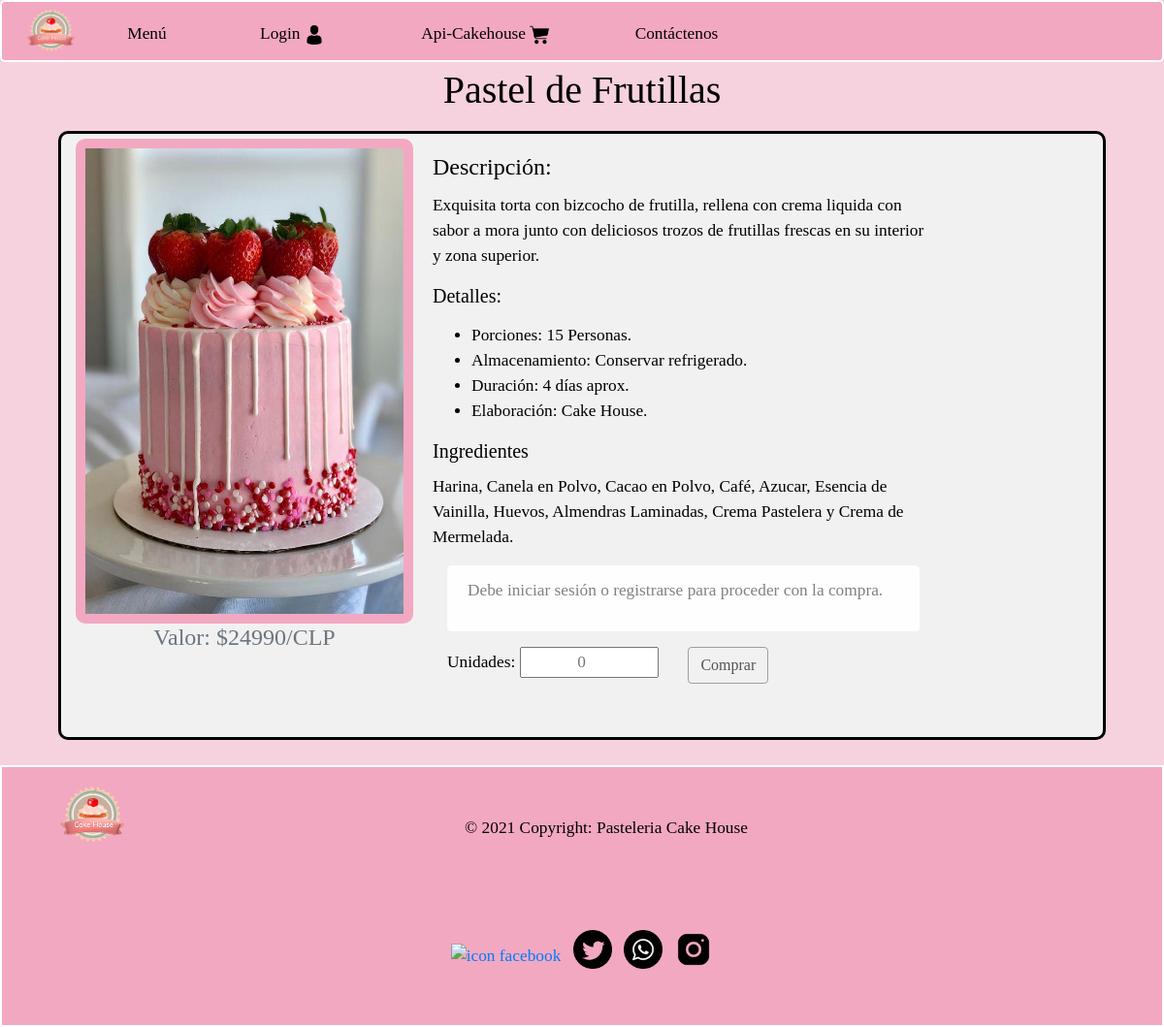
The app's page /pasteleria/3 with its own data.
### pasteleria/models.py (models this page shows, shortened)
class Producto(models.Model):
    nombre_producto = models.CharField(max_length=200)
    cantidad = models.IntegerField(default=0)
    precio = models.IntegerField(default=0)
    descripcion = models.CharField(max_length=200)

### pasteleria/views.py (the view)
# urls.py: path('<int:producto_id>', views.producto, name='producto'),
def producto(request,producto_id):
    if request.user.is_authenticated:
        p = Producto.objects.get(id=producto_id)
        context = {'producto':p,'sesion':'Cerrar sesión'}
        return render(request,'pasteleria/producto.html',context)
    else:
        p = Producto.objects.get(id=producto_id)
        context = {'producto':p,'mensaje_prod':'Debe iniciar sesión o registrarse para proceder con la compra.'}
        return render(request,'pasteleria/producto.html',context)

### pasteleria/templates/pasteleria/producto.html (shortened to what this page needs)
{% load static %}
<!doctype html>
<html lang="en">
<head>
    <link rel="stylesheet" type="text/css" href="{% static 'pasteleria/css/bootstrap.min.css' %}">
    <link rel="stylesheet" type="text/css" href="{% static 'pasteleria/css/style_producto.css' %}">
</head>
<body>
    <header>
        <div class="m-t-menu container-fluid">
          <div class="row">
            <div class="col-sm-1">
              <img src="{% static 'pasteleria/img/logo.png' %}" alt="Logo cake house" width="60">
            </div>
            <div class="menu col-sm-1">
              <a class="letra-menu" href="{% url 'pasteleria:menu' %}">Menú</a>
            </div>
            <div class="menu col-sm-2">
                {% if sesion %}
                <a class="letra-menu" href="{% url 'pasteleria:cerrar_sesion' %}">{{sesion}}
                  {% else %}
                  <a class="letra-menu" href="{% url 'pasteleria:iniciar_sesion' %}">Login
                    {%endif%}
                  </a> <img class="img-r" src="{% static 'pasteleria/img/man-user.png'%}" alt=""></a>
            </div>
            <div class="menu col-sm-2">
                <a class="letra-menu" href="http://localhost:8000/api/">Api-Cakehouse <img class="img-c"
                    src="{% static 'pasteleria/img/carrito.png'%}" alt=""></a>
            </div>
            <div class="menu col-sm-2">
              <a class="letra-menu" href="#">Contáctenos <img class="img-con" src="{% static 'pasteleria/img/contacto.png' %}" alt=""></a>
            </div>
            <h5 class=" menu card-title col-sm-2" id="dolar" class="card-text" style="float: right; "></h5>
            <h5 class=" menu card-title col-sm-2" id="euro" class="card-text" style="float: right; "></h5>
          </div>
        </div>
      </header>
{% if producto %}
  <div id="titulo" class="container-fluid">
    <h1>{{producto.nombre_producto}}</h1>
  </div>
  <main>
    <div id="producto" class="card mb-3 container">
        <div class="row no-gutters">
          <div class="col-md-4">
            {% if producto.id == 3%}
            <img id="imagen" src="{% static 'pasteleria/img/pastel_frutilla.jpeg' %}" class="card-img" alt="Pastel chocolate">
            {% endif %}
            <h4 id="valor" class="text-muted">Valor: ${{producto.precio}}/CLP</h4>
          </div>
          <div class="col-md-8">
            <div class="card-body">
              <h4 class="card-title">Descripción:</h4>
              <p class="card-text">{{producto.descripcion}}</p>
              <h5 class="card-title">Detalles:</h5>
              <p class="card-text">
              <ul>
                <li>Porciones: 15 Personas.</li>
                <li>Almacenamiento: Conservar refrigerado.</li>
                <li>Duración: 4 días aprox.</li>
                <li>Elaboración: Cake House.</li>
              </ul>
              </p>
              <h5 class="card-title">Ingredientes</h5>
              <p class="card-text">Harina, Canela en Polvo, Cacao en Polvo, Café, Azucar, Esencia de Vainilla, Huevos,
                Almendras Laminadas, Crema Pastelera y Crema de Mermelada.
              </p>
              <form action="{% url 'pasteleria:pago' producto.id %}" method="POST" class="container" id="pastel" onsubmit="return unidad()">
                {% if mensaje_prod or mensaje %}
                <div id="alerta" class="alert alert-light" role="alert">
                  <p> {{mensaje_prod}}</p>
                </div>
                {% endif %}
                <div class="form-row">
                  <div class="form-group col-sm-6">
                    <label for="und">Unidades:</label>
                    <input type="number" id="und" name="und" placeholder="0">
                  </div>
                  {% if mensaje_prod %}
                  <div class="form-group col-sm-6">
                    <button id="comprar" type="submit" class="btn btn-outline-secondary" disabled>Comprar</button>
                  </div>
                  {% else %}
                  <div class="form-group col-sm-6">
                    <button id="comprar" type="submit" class="btn btn-outline-secondary">Comprar</button>
                  </div>
                </div>
                {% endif %}
              </form>
            </div>
          </div>
        </div>
      </div>
  </main>
{% endif %}
    <footer class="page-footer font-small">
      <div class="container">
        <ul class="list-unstyled list-inline text-right text-center">
          <img id="logo-footer" src="{% static 'pasteleria/img/logo.png' %}" alt="icon logo">
          <div class="footer-copyright text-center">
            <a id="letra" href="#"><p>© 2021 Copyright: Pasteleria Cake House</p></a>
          </div>
          <li class="list-inline-item">
            <a class="btn-floating btn-fb col-sm-1">
              <p><img class="img-face" src="{% static 'pasteleria/img/incon_face.png' %}" alt="icon facebook"></p>
            </a>
          </li>
          <li class="list-inline-item">
            <a class="btn-floating btn-tw mx-1">
              <p><img class="img-twitter" src="{% static 'pasteleria/img/icon_twitter.png' %}" alt="icon twitter"></p>
            </a>
          </li>
          <li class="list-inline-item">
            <a class="btn-floating btn-gplus mx-1">
              <p><img class="img-wha" src="{% static 'pasteleria/img/icon_wha.png' %}" alt="icon whatsapp"></p>
            </a>
          </li>
          <li class="list-inline-item">
            <a class="btn-floating btn-li mx-1">
              <p><img class="img-ig" src="{% static 'pasteleria/img/icon_ig.png' %}" alt="icon instagram"></p>
            </a>
          </li>
        </ul>
      </div>
    </footer>
</body>
</html

### pasteleria/static/pasteleria/css/style_producto.css (style rules this page uses)
body { font-family: 'New Tegomin'; font-size: 13pt; padding-top: 0%; margin-top: 0%; pad: 0; margin: 0%; background-color: #f6d1de ; }
main { max-width: 1100px; width: 100%; margin: auto; padding: 10px; }
.m-t-menu { text-align: center; background:#f3a8c2; border: 2px solid white; border-radius: 5px; }
.menu { margin-top: 20px; text-align: center; }
.img-r { height: 20px; }
.img-c { height: 20px; }
.letra-menu { color: #000; }
#titulo { margin-top: 5px; border-radius: 10px; text-align: center; background-color: #f6d1de; color: #000; }
#producto { color: #000; background-color: #f1f1f1; border:solid 3px #000; border-radius: 10px; }
#imagen { height: 500px; border-radius: 10px; border: 10px solid #f3a8c2; padding: 0; margin-top: 5px; }
.card-body { width: 80%; }
#und { text-align: center; width: 60%; }
#valor { text-align: center; }
#comprar { text-align: center; color: #000; }
.img-face { width: 40px; height: 40px; }
.img-twitter { width: 40px; height: 40px; }
.img-wha { width: 40px; height: 40px; }
.img-ig { width: 40px; height: 40px; }
#logo-footer { background-color: #f3a8c2; height: 100px; width: 100px; padding: 10px; float: left; }
footer { background-color:#f3a8c2; border: 2px solid white; }
.footer-copyright { padding: 50px; }
#letra { color: #000; }

### records on screen
Producto: nombre_producto "Pastel de Frutillas", precio "24990", descripcion "Exquisita torta con bizcocho de frutilla, rellena con crema liquida con sabor a mora junto con deliciosos trozos de frutillas frescas en su interior y zona superior."

### other values on screen
{{ mensaje_prod }} "Debe iniciar sesión o registrarse para proceder con la compra."
